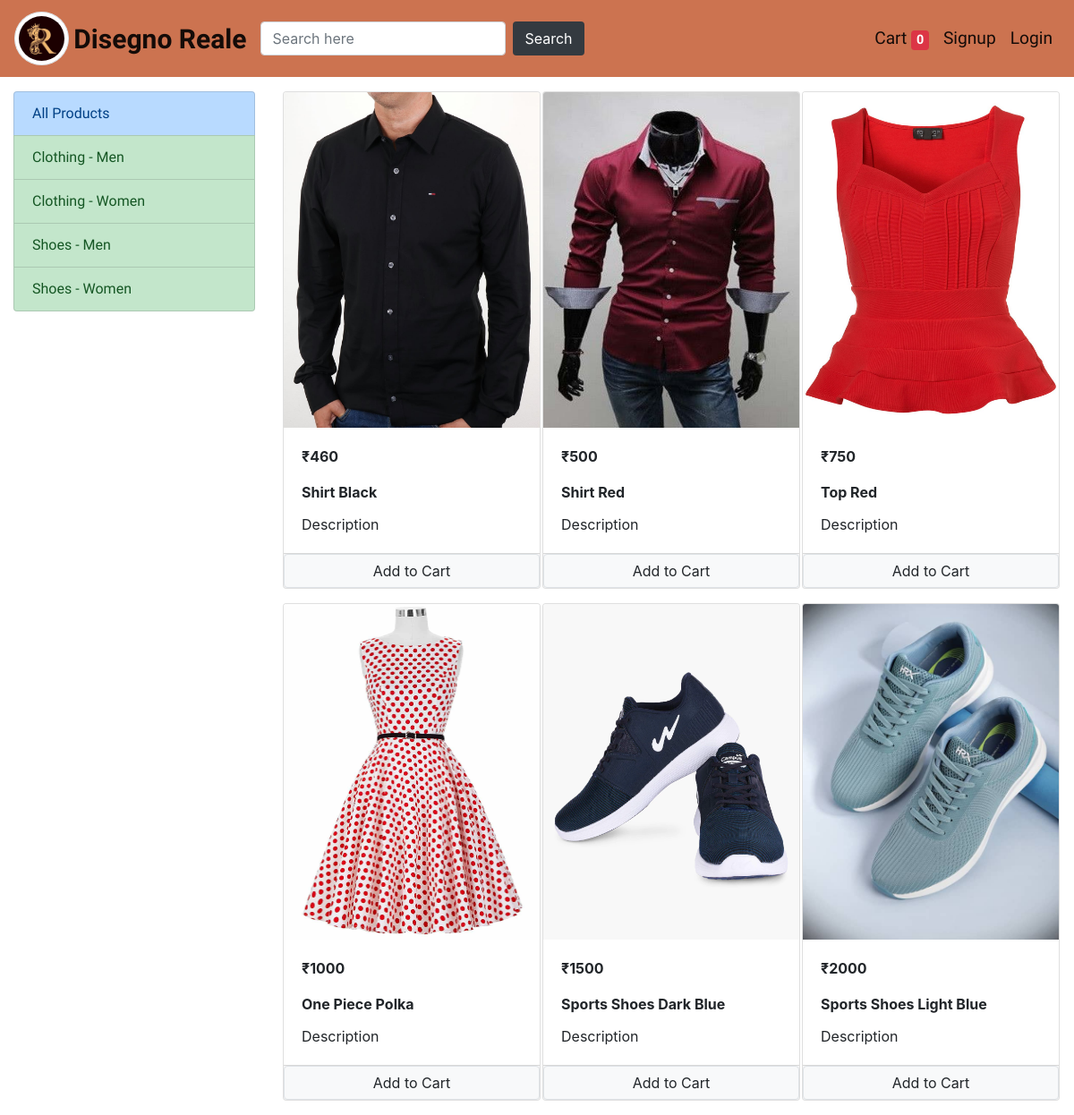
The app's page /, older data.
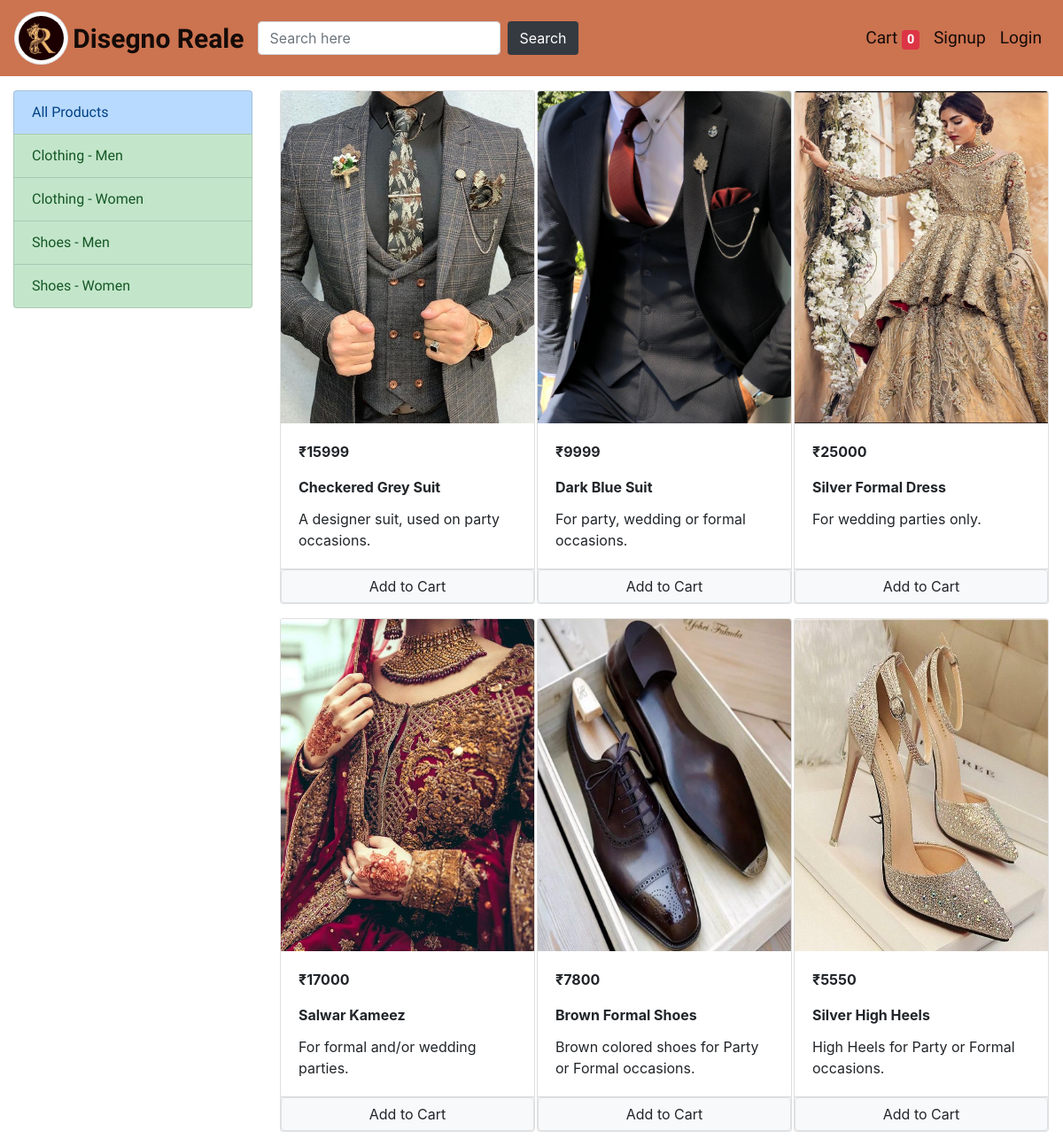
The same page, newer data.
### store/models/product.py (models this page shows, shortened)
class Product(models.Model):
    name = models.CharField(max_length=50)
    price = models.IntegerField(default=0)
    category = models.ForeignKey(Category, on_delete=models.CASCADE, default=1)
    description = models.CharField(max_length=200, default='', null=True, blank=True)
    image = models.ImageField(upload_to='uploads/products/')
    @staticmethod
    def get_all_products():
        return Product.objects.all()

### store/views/home.py (the view, shortened to what this page needs)
# urls.py: path('', Index.as_view(), name='homepage'),
class Index(View):
    def get(self, request):
        cart = request.session.get('cart')
        if not cart:
            request.session['cart'] = {}
        products = None
        categories = Category.get_all_categories()
        categoryId = request.GET.get('category')
        if categoryId:
            products = Product.get_all_products_by_categoryid(categoryId)
        else:
            products = Product.get_all_products()
        data = {}
        data['products'] = products
        data['categories'] = categories
        return render(request, 'index.html', data)

### store/models/category.py (called while the page is built)
    @staticmethod
    def get_all_categories():
        return Category.objects.all()

### store/templatetags/cart.py (called while the page is built)
@register.filter(name='is_in_cart')
def is_in_cart(product, cart):
    keys = cart.keys()
    for id in keys:
        if int(id)==product.id:
            return True
    return False

### store/templatetags/custom_filter.py (called while the page is built)
@register.filter(name='currency')
def currency(number):
    return '₹'+str(number)

### store/templates/index.html (shortened to what this page needs)
{% extends 'base.html' %}
{% block content %}
{% load cart %}
{% load custom_filter %}
<div class="container-fluid mt-3">
    <div class="row">
        <div class="col-lg-3 mx-auto">
            <div class="list-group">
                <a href="/" class="list-group-item list-group-item-action list-group-item-primary side-bar">All
                    Products</a>
                {% for category in categories %}
                <a href="/?category={{ category.id }}"
                    class="list-group-item list-group-item-action list-group-item-success side-bar">{{ category.name }}</a>
                {% endfor %}
            </div>
        </div>
        <div id="products" class="col-lg-9 mx-auto">
            <div class="row mx-auto">
                {% for product in products %}
                <div class="card mx-auto mb-3" id="{{product.id}}" style="width: 18rem;">
                    <img class="card-img-top img-fluid image-render" style="height: 375px;"
                        src="{{ product.image.url }}" alt="Card image cap">
                    <div class="card-body">
                        <p class="card-text"><b>{{ product.price|currency }}</b></p>
                        <p class="card-title"><b>{{ product.name }}</b></p>
                        <p class="card-text">{{ product.description }}</p>
                    </div>
                    <div class="card-footer p-0 no-gutters">
                        {% if product|is_in_cart:request.session.cart %}
                        <div class="row no-gutters">
                            <form action="/#{{ product.id }}" class="col-2" method="post">
                                {% csrf_token %}
                                <input hidden type="text" name="product" value="{{ product.id }}">
                                <input hidden type="text" name="remove" value="True">
                                <input type="submit" value="-" class="btn btn-block btn-secondary">
                            </form>
                            <div class="text-center col">
                                {{ product|cart_quantity:request.session.cart }} in Cart
                            </div>
                            <form action="/#{{ product.id }}" class="col-2" method="post">
                                {% csrf_token %}
                                <input hidden type="text" name="product" value="{{ product.id }}">
                                <input type="submit" value="+" class="btn btn-block btn-secondary">
                            </form>
                        </div>
                        {% else %}
                        <form action="/#{{ product.id }}" method="post" class="btn-block">
                            <input value="Add to Cart" type="submit"
                                class="float-right btn btn-light border form-control">
                        </form>
                        {% endif %}
                    </div>
                </div>
                {% endfor %}
            </div>
        </div>
    </div>
</div>
{% endblock %}

Row changes from the older to the newer data that the page shows:
removed Product: image (picture), price "₹460", name "Shirt Black", description "Description"
removed Product: image (picture), price "₹500", name "Shirt Red", description "Description"
removed Product: image (picture), price "₹750", name "Top Red", description "Description"
removed Product: image (picture), price "₹1000", name "One Piece Polka", description "Description"
removed Product: image (picture), price "₹1500", name "Sports Shoes Dark Blue", description "Description"
added Product: image (picture), price "₹15999", name "Checkered Grey Suit", description "A designer suit, used on party occasions."
added Product: image (picture), price "₹9999", name "Dark Blue Suit", description "For party, wedding or formal occasions."
added Product: image (picture), price "₹25000", name "Silver Formal Dress", description "For wedding parties only."
added Product: image (picture), price "₹17000", name "Salwar Kameez", description "For formal and/or wedding parties."
added Product: image (picture), price "₹7800", name "Brown Formal Shoes", description "Brown colored shoes for Party or Formal occasions."
changed Product: image: a different picture; price "₹2000" → "₹5550"; name "Sports Shoes Light Blue" → "Silver High Heels"; description "Description" → "High Heels for Party or Formal occasions."
